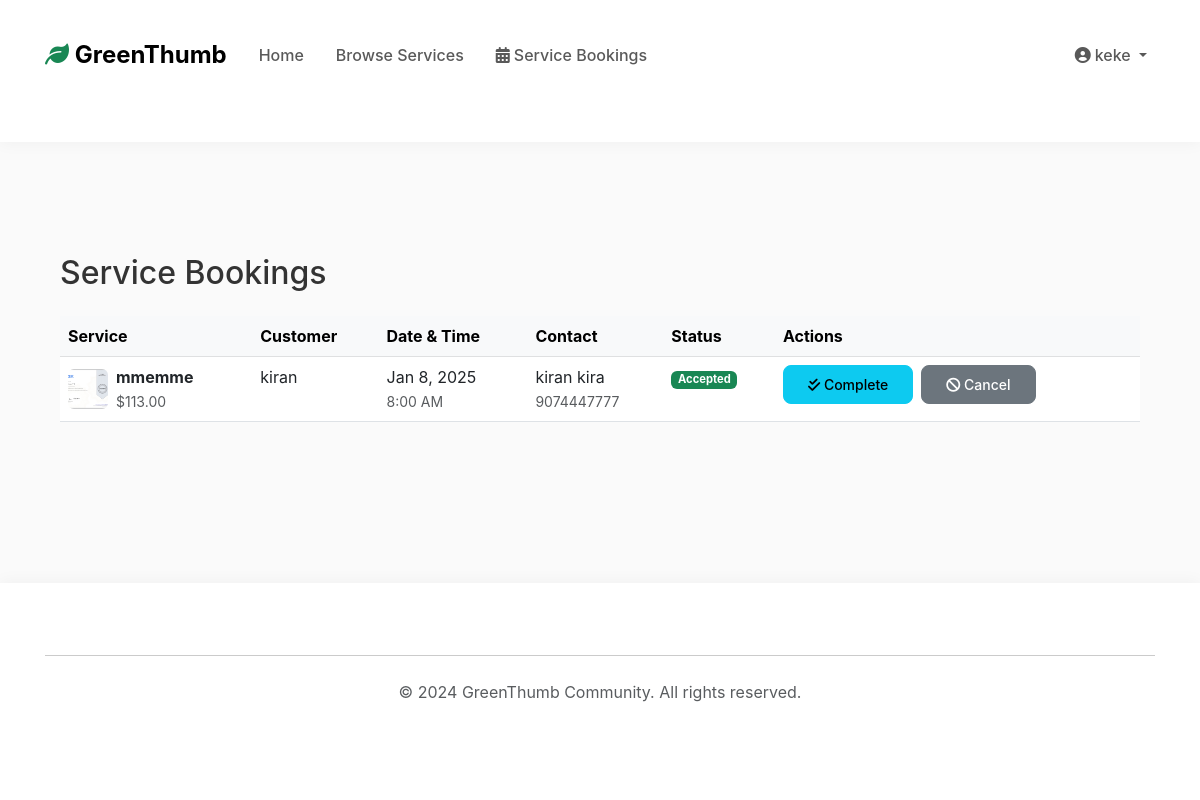
Screenshot of /home/bookings/provider/ (signed in) with the database file from the repository.
### home/models.py (models this page shows, shortened)
class CustomUser(AbstractUser):
    USER_TYPES = (
        ('customer', 'Customer'),
        ('provider', 'Service Provider'),
        ('admin', 'Administrator'),
    )
    user_type = models.CharField(max_length=10, choices=USER_TYPES)
    phone_number = models.CharField(max_length=15)
    bio = models.TextField(blank=True, null=True)
    service_area = models.CharField(max_length=100, blank=True, null=True)
    def is_provider(self):
        return self.user_type == 'provider'

class Booking(models.Model):
    STATUS_CHOICES = [
        ('pending', 'Pending'),
        ('accepted', 'Accepted'),
        ('rejected', 'Rejected'),
        ('completed', 'Completed'),
        ('cancelled', 'Cancelled'),
    ]
    service = models.ForeignKey('Service', on_delete=models.CASCADE)
    customer = models.ForeignKey(settings.AUTH_USER_MODEL, on_delete=models.CASCADE, related_name='customer_bookings')
    provider = models.ForeignKey(settings.AUTH_USER_MODEL, on_delete=models.CASCADE, related_name='provider_bookings')
    booking_date = models.DateField()
    booking_time = models.TimeField()
    name = models.CharField(max_length=100)
    phone_number = models.CharField(max_length=15)
    status = models.CharField(max_length=20, choices=STATUS_CHOICES, default='pending')
    created_at = models.DateTimeField(auto_now_add=True)
    updated_at = models.DateTimeField(auto_now=True)
    class Meta:
        ordering = ['-booking_date', '-booking_time']

class Service(models.Model):
    CATEGORY_CHOICES = [
        ('lawn', 'Lawn Care'),
        ('garden', 'Garden Maintenance'),
        ('landscape', 'Landscaping'),
        ('tree', 'Tree Service'),
        ('other', 'Other'),
    ]
    STATUS_CHOICES = (
        ('available', 'Available'),
        ('unavailable', 'Unavailable'),
        ('inactive', 'Inactive'),
    )
    provider = models.ForeignKey(settings.AUTH_USER_MODEL, on_delete=models.CASCADE)
    title = models.CharField(max_length=100)
    slug = models.SlugField(unique=True, blank=True)
    description = models.TextField()
    category = models.CharField(max_length=20, choices=CATEGORY_CHOICES)
    price = models.DecimalField(max_digits=10, decimal_places=2)
    duration = models.IntegerField(help_text="Duration in minutes")
    image = models.ImageField(upload_to='services/', null=True, blank=True)
    created_at = models.DateTimeField(auto_now_add=True)
    updated_at = models.DateTimeField(auto_now=True)
    status = models.CharField(
        max_length=20,
        choices=STATUS_CHOICES,
        default='available'
    )
    location = models.CharField(max_length=200)
    class Meta:
        ordering = ['-created_at']

### home/views.py (the view)
# urls.py: path('bookings/provider/', views.my_bookings, name='my_bookings'),
@login_required
def my_bookings(request):
    if not (hasattr(request.user, 'is_provider') and request.user.is_provider):
        messages.error(request, "This page is for providers only.")
        return redirect('home')
    bookings = Booking.objects.filter(
        service__provider=request.user
    ).select_related(
        'service',
        'customer'
    ).order_by('-booking_date', '-booking_time')
    context = {
        'bookings': bookings,
    }
    return render(request, 'home/my_bookings.html', context)

### home/templates/home/my_bookings.html (shortened to what this page needs)
{% extends 'home/layout.html' %}
{% block content %}
<div class="container py-5">
    <h2 class="mb-4">{% if user.is_provider %}Service Bookings{% else %}My Bookings{% endif %}</h2>
    {% if bookings %}
    <div class="table-responsive">
        <table class="table table-hover">
            <thead class="table-light">
                <tr>
                    <th>Service</th>
                    <th>{% if user.is_provider %}Customer{% else %}Provider{% endif %}</th>
                    <th>Date & Time</th>
                    <th>Contact</th>
                    <th>Status</th>
                    <th>Actions</th>
                </tr>
            </thead>
            <tbody>
                {% for booking in bookings %}
                <tr>
                    <td>
                        <div class="d-flex align-items-center">
                            {% if booking.service.image %}
                                <img src="{{ booking.service.image.url }}" class="rounded me-2" style="width: 40px; height: 40px; object-fit: cover;">
                            {% endif %}
                            <div>
                                <strong>{{ booking.service.title }}</strong>
                                <br>
                                <small class="text-muted">${{ booking.service.price }}</small>
                            </div>
                        </div>
                    </td>
                    <td>
                        {% if user.is_provider %}
                            {{ booking.customer.username }}
                        {% else %}
                            {{ booking.service.provider.username }}
                        {% endif %}
                    </td>
                    <td>
                        {{ booking.booking_date|date:"M j, Y" }}<br>
                        <small class="text-muted">{{ booking.booking_time|time:"g:i A" }}</small>
                    </td>
                    <td>
                        {{ booking.name }}<br>
                        <small class="text-muted">{{ booking.phone_number }}</small>
                    </td>
                    <td>
                        {% if booking.status == 'pending' %}
                            <span class="badge bg-warning">Request Sent</span>
                        {% elif booking.status == 'accepted' %}
                            <span class="badge bg-success">Accepted</span>
                        {% elif booking.status == 'rejected' %}
                            <span class="badge bg-danger">Rejected</span>
                        {% elif booking.status == 'completed' %}
                            <span class="badge bg-info">Completed</span>
                        {% elif booking.status == 'cancelled' %}
                            <span class="badge bg-secondary">Cancelled</span>
                        {% endif %}
                    </td>
                    <td>
                        {% if user.is_provider %}
                            {% if booking.status == 'pending' %}
                            <form method="post" action="{% url 'update_booking_status' booking.id %}" class="d-flex gap-2">
                                {% csrf_token %}
                                <button type="submit" name="action" value="accept" class="btn btn-success btn-sm">
                                    <i class="fas fa-check"></i>
                                </button>
                                <button type="submit" name="action" value="reject" class="btn btn-danger btn-sm">
                                    <i class="fas fa-times"></i>
                                </button>
                            </form>
                            {% elif booking.status == 'accepted' %}
                            <form method="post" action="{% url 'update_booking_status' booking.id %}" class="d-flex gap-2">
                                <button type="submit" name="action" value="complete" class="btn btn-info btn-sm">
                                    <i class="fas fa-check-double"></i> Complete
                                </button>
                                <button type="submit" name="action" value="cancel" class="btn btn-secondary btn-sm">
                                    <i class="fas fa-ban"></i> Cancel
                                </button>
                            </form>
                            {% endif %}
                        {% endif %}
                    </td>
                </tr>
                {% endfor %}
            </tbody>
        </table>
    </div>
    {% endif %}
</div>
{% endblock %}

### home/templates/home/layout.html (shortened to what this page needs)
<!DOCTYPE html>
<html lang="en">
<head>
    {% load static %}
    <link href="https://cdn.jsdelivr.net/npm/bootstrap@5.3.0/dist/css/bootstrap.min.css" rel="stylesheet">
    <link rel="stylesheet" href="{% static 'css/styles.css' %}">
    <link rel="stylesheet" href="https://cdnjs.cloudflare.com/ajax/libs/font-awesome/6.0.0/css/all.min.css">
</head>
<body class="d-flex flex-column min-vh-100">
    <nav class="navbar navbar-expand-lg navbar-light">
        <div class="container">
            <a class="navbar-brand fw-bold" href="{% url 'home' %}">
                <i class="fas fa-leaf text-success"></i> GreenThumb
            </a>
            <div class="collapse navbar-collapse" id="navbarNav">
                <ul class="navbar-nav me-auto">
                    <li class="nav-item">
                        <a class="nav-link px-3" href="{% url 'home' %}">Home</a>
                    </li>
                    <li class="nav-item">
                        <a class="nav-link px-3" href="{% url 'browse_services' %}">Browse Services</a>
                    </li>
                    {% if user.is_authenticated %}
                        {% if user.is_provider %}
                            <li class="nav-item">
                                <a class="nav-link px-3" href="{% url 'my_bookings' %}">
                                    <i class="fas fa-calendar-alt me-1"></i>Service Bookings
                                </a>
                            </li>
                        {% else %}
                            <li class="nav-item">
                                <a class="nav-link px-3" href="{% url 'customer_bookings' %}">
                                    <i class="fas fa-calendar-alt me-1"></i>My Bookings
                                </a>
                            </li>
                        {% endif %}
                    {% endif %}
                </ul>
                <ul class="navbar-nav">
                    {% if user.is_authenticated %}
                        <li class="nav-item dropdown">
                            <a class="nav-link dropdown-toggle" href="#" role="button" data-bs-toggle="dropdown">
                                <i class="fas fa-user-circle me-1"></i>{{ user.username }}
                            </a>
                        </li>
                    {% endif %}
                </ul>
            </div>
        </div>
    </nav>
    <main class="container my-5 flex-grow-1">
        {% block content %}
        {% endblock %}
    </main>
    <footer class="py-5 mt-auto">
        <div class="container">
            <hr class="my-4">
            <div class="row">
                <div class="col text-center">
                    <p class="text-muted mb-0">&copy; 2024 GreenThumb Community. All rights reserved.</p>
                </div>
            </div>
        </div>
    </footer>
</body>
</html>

### static/css/styles.css (style rules this page uses)
:root { --primary-color: #198754; --primary-hover: #0d6e42; --text-dark: #333; --text-muted: #666; --bg-light: #fafafa; --shadow-sm: 0 2px 15px rgba(0, 0, 0, 0.04); --shadow-md: 0 4px 20px rgba(0, 0, 0, 0.08); }
body { background-color: var(--bg-light); color: var(--text-dark); font-family: 'Inter', -apple-system, BlinkMacSystemFont, sans-serif; min-height: 100vh; display: flex; flex-direction: column; }
main { flex: 1 0 auto; padding-top: 76px; }
footer { flex-shrink: 0; margin-top: auto; }
.navbar { background-color: rgba(255, 255, 255, 0.95); backdrop-filter: blur(10px); box-shadow: var(--shadow-sm); padding: 1rem 0; position: relative; z-index: 1030; }
.navbar-brand { font-size: 1.5rem; font-weight: 600; }
.nav-link { font-weight: 500; transition: all 0.3s ease; }
.btn { border-radius: 8px; padding: 0.5rem 1.5rem; transition: all 0.3s ease; font-weight: 500; }
footer { background-color: rgba(255, 255, 255, 0.95); backdrop-filter: blur(10px); box-shadow: 0 -2px 15px rgba(0, 0, 0, 0.04); padding: 3rem 0; margin-top: auto; position: relative; z-index: 1030; }
.text-success { color: var(--primary-color) !important; }
.bg-success { background-color: var(--primary-color) !important; }
.row { --bs-gutter-x: 1rem; --bs-gutter-y: 1rem; margin-right: calc(var(--bs-gutter-x) * -.5); margin-left: calc(var(--bs-gutter-x) * -.5); }
.col, [class*="col-"] { padding-right: calc(var(--bs-gutter-x) * .5); padding-left: calc(var(--bs-gutter-x) * .5); }
.container { padding-top: 2rem; padding-bottom: 2rem; margin-bottom: 2rem; }
@media (min-width: 1200px) { .container { max-width: 1140px; } }
.container { max-width: 1140px; padding: 1rem 15px; }
.badge { font-size: 0.7rem; padding: 0.3em 0.6em; }

### rows the page displays
CustomUser: username "keke"
Booking: service.image (picture), service "mmemme", service.price "113.00", customer.username "kiran", booking_date "Jan 8, 2025", booking_time "8:00 AM", name "kiran kira", phone_number "9074447777", status "Accepted"
